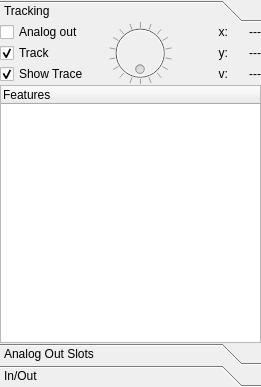
<?xml version="1.0" encoding="UTF-8"?>
<ui version="4.0">
 <class>tab_objects</class>
 <widget class="QWidget" name="tab_objects">
  <property name="geometry">
   <rect>
    <x>0</x>
    <y>0</y>
    <width>261</width>
    <height>387</height>
   </rect>
  </property>
  <property name="windowTitle">
   <string>Form</string>
  </property>
  <layout class="QGridLayout" name="gridLayout">
   <property name="margin">
    <number>0</number>
   </property>
   <property name="spacing">
    <number>0</number>
   </property>
   <item row="0" column="0">
    <layout class="QGridLayout" name="gridLayout_2">
     <property name="spacing">
      <number>1</number>
     </property>
     <item row="1" column="0">
      <widget class="QToolBox" name="toolBox">
       <property name="frameShape">
        <enum>QFrame::NoFrame</enum>
       </property>
       <property name="frameShadow">
        <enum>QFrame::Plain</enum>
       </property>
       <property name="lineWidth">
        <number>0</number>
       </property>
       <property name="currentIndex">
        <number>0</number>
       </property>
       <property name="tabSpacing">
        <number>0</number>
       </property>
       <widget class="QWidget" name="page_objects_tracking">
        <property name="geometry">
         <rect>
          <x>0</x>
          <y>0</y>
          <width>259</width>
          <height>322</height>
         </rect>
        </property>
        <attribute name="label">
         <string>Tracking</string>
        </attribute>
        <layout class="QGridLayout" name="gridLayout_6">
         <property name="margin">
          <number>0</number>
         </property>
         <property name="spacing">
          <number>0</number>
         </property>
         <item row="0" column="1">
          <layout class="QGridLayout" name="gridLayout_5">
           <property name="topMargin">
            <number>0</number>
           </property>
           <property name="spacing">
            <number>1</number>
           </property>
           <item row="2" column="4">
            <widget class="QLabel" name="lbl_speed">
             <property name="text">
              <string>---</string>
             </property>
             <property name="alignment">
              <set>Qt::AlignRight|Qt::AlignTrailing|Qt::AlignVCenter</set>
             </property>
            </widget>
           </item>
           <item row="0" column="3">
            <widget class="QLabel" name="lbl_xlbl">
             <property name="text">
              <string>x:</string>
             </property>
             <property name="alignment">
              <set>Qt::AlignRight|Qt::AlignTrailing|Qt::AlignVCenter</set>
             </property>
            </widget>
           </item>
           <item row="1" column="4">
            <widget class="QLabel" name="lbl_y">
             <property name="sizePolicy">
              <sizepolicy hsizetype="Preferred" vsizetype="Preferred">
               <horstretch>0</horstretch>
               <verstretch>0</verstretch>
              </sizepolicy>
             </property>
             <property name="minimumSize">
              <size>
               <width>32</width>
               <height>0</height>
              </size>
             </property>
             <property name="maximumSize">
              <size>
               <width>32</width>
               <height>16777215</height>
              </size>
             </property>
             <property name="text">
              <string>---</string>
             </property>
             <property name="alignment">
              <set>Qt::AlignRight|Qt::AlignTrailing|Qt::AlignVCenter</set>
             </property>
            </widget>
           </item>
           <item row="1" column="0">
            <widget class="QCheckBox" name="ckb_track">
             <property name="text">
              <string>Track</string>
             </property>
             <property name="checked">
              <bool>true</bool>
             </property>
            </widget>
           </item>
           <item row="2" column="3">
            <widget class="QLabel" name="lbl_speed_lbl">
             <property name="text">
              <string>v:</string>
             </property>
             <property name="alignment">
              <set>Qt::AlignRight|Qt::AlignTrailing|Qt::AlignVCenter</set>
             </property>
            </widget>
           </item>
           <item row="1" column="3">
            <widget class="QLabel" name="lbl_y_lbl">
             <property name="text">
              <string>y:</string>
             </property>
             <property name="alignment">
              <set>Qt::AlignRight|Qt::AlignTrailing|Qt::AlignVCenter</set>
             </property>
            </widget>
           </item>
           <item row="2" column="0">
            <widget class="QCheckBox" name="ckb_trace">
             <property name="text">
              <string>Show Trace</string>
             </property>
             <property name="checked">
              <bool>true</bool>
             </property>
            </widget>
           </item>
           <item row="0" column="0">
            <widget class="QCheckBox" name="ckb_analog_pos">
             <property name="text">
              <string>Analog out</string>
             </property>
            </widget>
           </item>
           <item row="0" column="4">
            <widget class="QLabel" name="lbl_x">
             <property name="sizePolicy">
              <sizepolicy hsizetype="Preferred" vsizetype="Preferred">
               <horstretch>0</horstretch>
               <verstretch>0</verstretch>
              </sizepolicy>
             </property>
             <property name="minimumSize">
              <size>
               <width>32</width>
               <height>0</height>
              </size>
             </property>
             <property name="maximumSize">
              <size>
               <width>32</width>
               <height>16777215</height>
              </size>
             </property>
             <property name="text">
              <string>---</string>
             </property>
             <property name="alignment">
              <set>Qt::AlignRight|Qt::AlignTrailing|Qt::AlignVCenter</set>
             </property>
            </widget>
           </item>
           <item row="0" column="1" rowspan="3" colspan="2">
            <widget class="QDial" name="dial_direction">
             <property name="enabled">
              <bool>false</bool>
             </property>
             <property name="maximum">
              <number>359</number>
             </property>
             <property name="pageStep">
              <number>1</number>
             </property>
             <property name="orientation">
              <enum>Qt::Vertical</enum>
             </property>
             <property name="invertedAppearance">
              <bool>true</bool>
             </property>
             <property name="wrapping">
              <bool>true</bool>
             </property>
             <property name="notchTarget">
              <double>20.000000000000000</double>
             </property>
             <property name="notchesVisible">
              <bool>true</bool>
             </property>
            </widget>
           </item>
           <item row="3" column="0" colspan="5">
            <widget class="QTreeWidget" name="tree_link_features">
             <property name="sizePolicy">
              <sizepolicy hsizetype="Expanding" vsizetype="Expanding">
               <horstretch>0</horstretch>
               <verstretch>0</verstretch>
              </sizepolicy>
             </property>
             <property name="showDropIndicator" stdset="0">
              <bool>false</bool>
             </property>
             <property name="alternatingRowColors">
              <bool>true</bool>
             </property>
             <property name="indentation">
              <number>0</number>
             </property>
             <attribute name="headerShowSortIndicator" stdset="0">
              <bool>false</bool>
             </attribute>
             <column>
              <property name="text">
               <string>Features</string>
              </property>
             </column>
            </widget>
           </item>
          </layout>
         </item>
        </layout>
       </widget>
       <widget class="QWidget" name="page_objects_slots">
        <property name="geometry">
         <rect>
          <x>0</x>
          <y>0</y>
          <width>259</width>
          <height>322</height>
         </rect>
        </property>
        <attribute name="label">
         <string>Analog Out Slots</string>
        </attribute>
        <layout class="QGridLayout" name="gridLayout_8">
         <property name="margin">
          <number>0</number>
         </property>
         <property name="spacing">
          <number>0</number>
         </property>
         <item row="0" column="0">
          <layout class="QGridLayout" name="gridLayout_4">
           <item row="1" column="0">
            <widget class="QTableWidget" name="table_slots">
             <property name="enabled">
              <bool>false</bool>
             </property>
             <property name="sizePolicy">
              <sizepolicy hsizetype="MinimumExpanding" vsizetype="Expanding">
               <horstretch>0</horstretch>
               <verstretch>0</verstretch>
              </sizepolicy>
             </property>
             <property name="horizontalScrollBarPolicy">
              <enum>Qt::ScrollBarAsNeeded</enum>
             </property>
             <property name="alternatingRowColors">
              <bool>true</bool>
             </property>
             <property name="selectionMode">
              <enum>QAbstractItemView::NoSelection</enum>
             </property>
             <property name="selectionBehavior">
              <enum>QAbstractItemView::SelectRows</enum>
             </property>
             <property name="showGrid">
              <bool>true</bool>
             </property>
             <attribute name="horizontalHeaderDefaultSectionSize">
              <number>75</number>
             </attribute>
             <attribute name="horizontalHeaderStretchLastSection">
              <bool>true</bool>
             </attribute>
             <attribute name="verticalHeaderVisible">
              <bool>false</bool>
             </attribute>
             <column>
              <property name="text">
               <string>Property</string>
              </property>
             </column>
             <column>
              <property name="text">
               <string>Pin</string>
              </property>
             </column>
             <column>
              <property name="text">
               <string>Logic</string>
              </property>
             </column>
            </widget>
           </item>
           <item row="0" column="0">
            <widget class="QPushButton" name="btn_lock_table">
             <property name="sizePolicy">
              <sizepolicy hsizetype="Minimum" vsizetype="Fixed">
               <horstretch>0</horstretch>
               <verstretch>0</verstretch>
              </sizepolicy>
             </property>
             <property name="text">
              <string>Unlock</string>
             </property>
             <property name="checkable">
              <bool>true</bool>
             </property>
             <property name="default">
              <bool>true</bool>
             </property>
            </widget>
           </item>
          </layout>
         </item>
        </layout>
       </widget>
       <widget class="QWidget" name="page_objects_IO">
        <property name="geometry">
         <rect>
          <x>0</x>
          <y>0</y>
          <width>259</width>
          <height>322</height>
         </rect>
        </property>
        <attribute name="label">
         <string>In/Out</string>
        </attribute>
        <layout class="QGridLayout" name="gridLayout_7">
         <property name="margin">
          <number>0</number>
         </property>
         <property name="spacing">
          <number>0</number>
         </property>
         <item row="0" column="2">
          <layout class="QGridLayout" name="gridLayout_3">
           <item row="1" column="1">
            <widget class="QPushButton" name="pushButton_8">
             <property name="enabled">
              <bool>false</bool>
             </property>
             <property name="text">
              <string>Save</string>
             </property>
            </widget>
           </item>
           <item row="2" column="1">
            <widget class="QPushButton" name="pushButton_5">
             <property name="enabled">
              <bool>false</bool>
             </property>
             <property name="text">
              <string>Delete</string>
             </property>
            </widget>
           </item>
           <item row="2" column="0">
            <widget class="QPushButton" name="pushButton_4">
             <property name="enabled">
              <bool>false</bool>
             </property>
             <property name="text">
              <string>Clone</string>
             </property>
            </widget>
           </item>
           <item row="1" column="0">
            <widget class="QPushButton" name="pushButton_9">
             <property name="enabled">
              <bool>false</bool>
             </property>
             <property name="text">
              <string>Open</string>
             </property>
            </widget>
           </item>
           <item row="0" column="0" colspan="2">
            <widget class="QComboBox" name="combo_label">
             <property name="enabled">
              <bool>false</bool>
             </property>
             <property name="editable">
              <bool>true</bool>
             </property>
            </widget>
           </item>
           <item row="3" column="0" rowspan="2" colspan="2">
            <spacer name="verticalSpacer_3">
             <property name="orientation">
              <enum>Qt::Vertical</enum>
             </property>
             <property name="sizeHint" stdset="0">
              <size>
               <width>20</width>
               <height>40</height>
              </size>
             </property>
            </spacer>
           </item>
          </layout>
         </item>
        </layout>
       </widget>
      </widget>
     </item>
    </layout>
   </item>
  </layout>
 </widget>
 <resources/>
 <connections/>
</ui>
